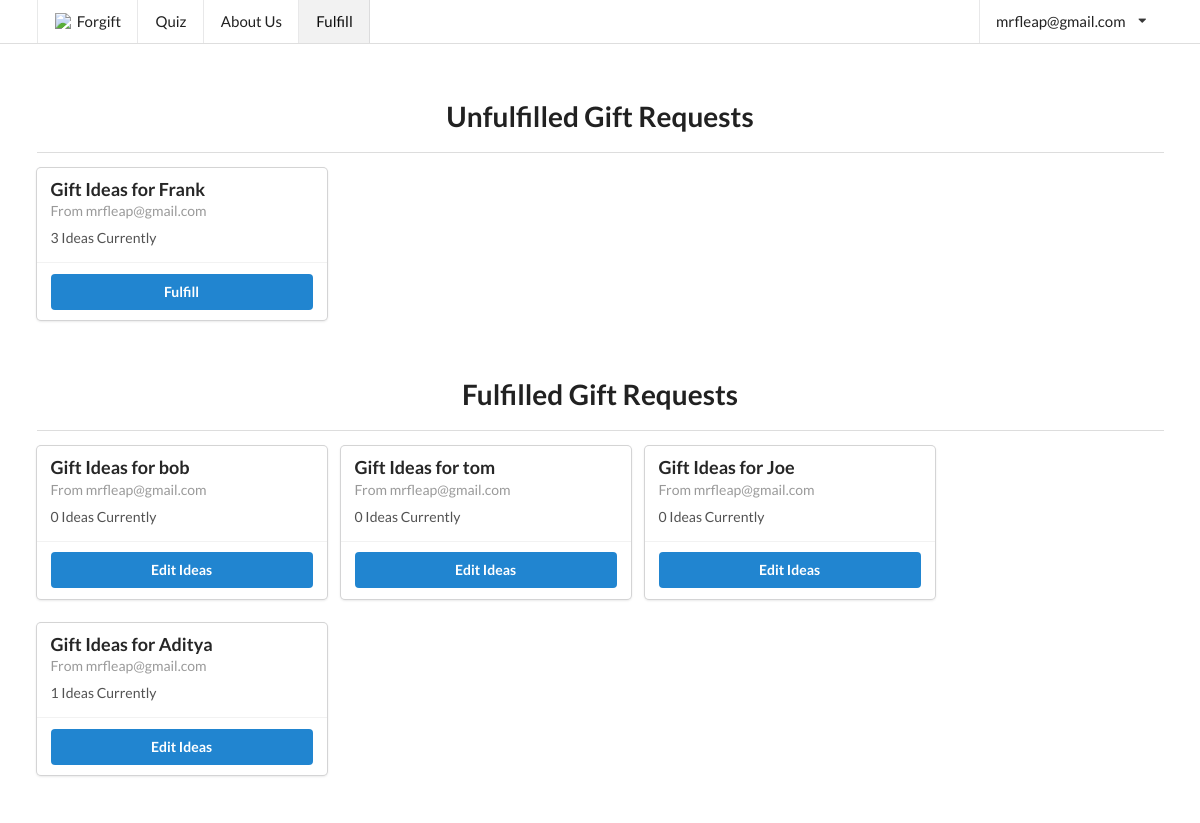
/fulfill/ (signed in), run on an earlier commit of the app's database.
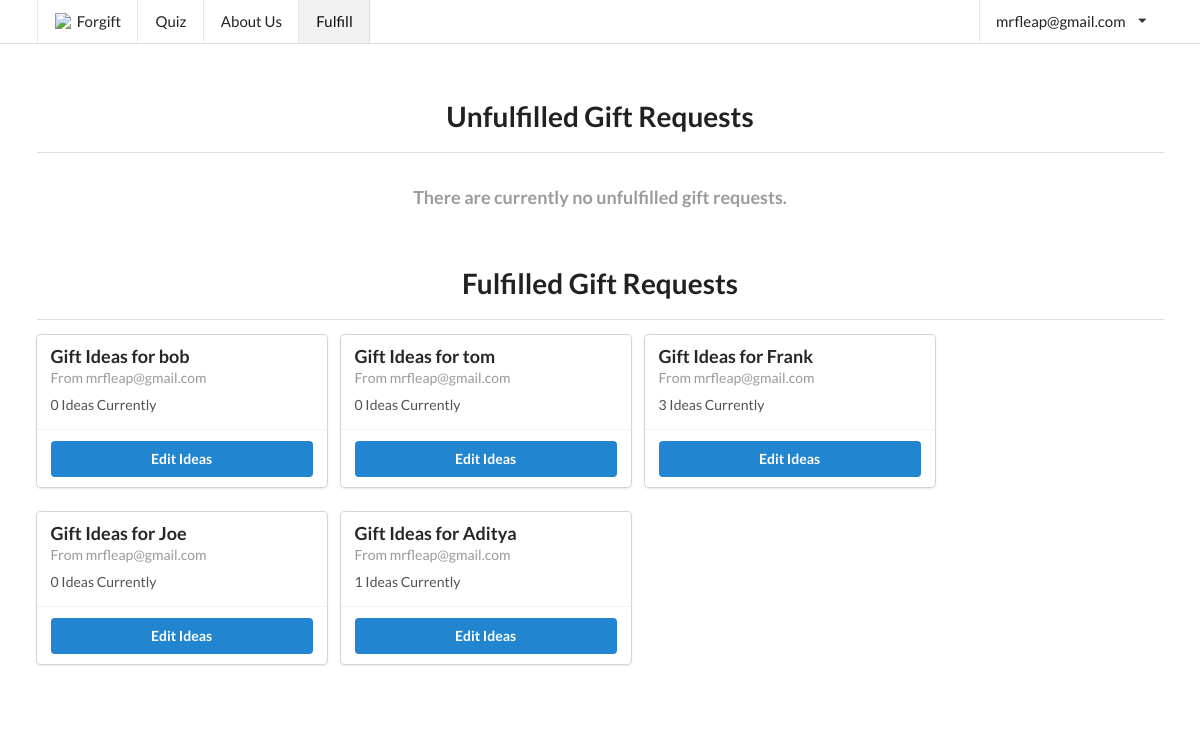
And on a later commit of the database.
### forgyftapp/models.py (models this page shows, shortened)
class OnCreate:
	def onCreate(self):
		pass

class GifteeProfile(models.Model, OnCreate):
	name = models.TextField(max_length=150)
	gender = models.CharField(max_length=80, choices=gender.GENDER_CHOICES)
	age = models.IntegerField()
	relationship = models.TextField(max_length=6000)
	price_upper = models.IntegerField()
	interests = models.TextField(max_length=6000)
	existing_related_items = models.TextField(max_length=6000)
	extra_info = models.TextField(max_length=6000)
	published = models.BooleanField(default=False)
	emailed_about_publish = models.BooleanField(default=False)
	user = models.ForeignKey(User, on_delete=models.CASCADE)

class Slug(OnCreate, models.Model):
	_slug = models.SlugField(max_length=7, blank=True)
	class Meta:
		abstract = True

class User(AbstractUser, Slug):
	email_confirmed = models.BooleanField(default=False)

class GiftIdea(models.Model):
	idea = models.TextField()
	link = models.URLField(max_length=600)
	explanation = models.TextField()
	published = models.BooleanField(default=False)
	giftee_profile = models.ForeignKey(GifteeProfile, related_name="ideas", on_delete=models.PROTECT)

### forgyftapp/views/basic_views.py (the view)
# urls.py: url(r'^fulfill/?$', basic_views.fulfill, name='fulfill'),
@staff_member_required
def fulfill(request, profile=None):
	if profile:
		giftee_profile = get_object_or_404(GifteeProfile, pk=profile)
		if request.method == "POST":
			gift_ideas = GiftIdeaFormSet(request.POST, instance=giftee_profile)
			i = 0
			for form in gift_ideas:
				if len(form.changed_data) == 1 and form.changed_data[0] == "published":
					form.changed_data = []
				i += 1
			if gift_ideas.is_valid():
				gift_ideas.save()
				published = False
				for form in gift_ideas:
					if len(gift_ideas.forms[0].cleaned_data) > 0 and gift_ideas.forms[0].cleaned_data["published"]:
						published = True
				if published:
					giftee_profile.submit(request)
				else:
					giftee_profile.unsubmit()
				return redirect("forgyftapp:fulfill", profile=profile)
		else:
			gift_ideas = GiftIdeaFormSet(instance=giftee_profile)
		published = giftee_profile.published or (hasattr(gift_ideas.forms[0], "cleaned_data") and gift_ideas.forms[0].cleaned_data["published"])
		return render(request, "fulfill.html", {"giftee_profile": giftee_profile, "gift_ideas": gift_ideas,
		                                        "page": "fulfill", "published": published})
	else:
		giftee_profiles_unpublished = GifteeProfile.objects.filter(published=False)
		giftee_profile_published = GifteeProfile.objects.filter(published=True)
		return render(request, "fulfill.html", {"giftee_profiles_unpublished": giftee_profiles_unpublished,
		                                        "page": "fulfill", "giftee_profile_published": giftee_profile_published})

### forgyftapp/templates/fulfill.html (shortened to what the changed rows need)
{% extends "base/base.html" %}
{% block content %}
	<div class="ui main container" style="padding-bottom: 48px">
		{% if gift_ideas %}
			<h1 style="text-align: center; padding-bottom: 4px">Enter Gift Ideas
				for {{ giftee_profile.name }} by {{ giftee_profile.user.first_name }}'s request</h1>
			<div>
				<form action="" method="post" id="ideaForm">{% csrf_token %}
					{{ form.as_p }}
					<table class="ui table" style="margin-top: 0">
						{{ gift_ideas.management_form }}
						{% for form in gift_ideas.forms %}
							{% if forloop.first %}
								<thead>
								<tr>
									{% for field in form.visible_fields %}
										<th>{{ field.label|capfirst }}</th>
									{% endfor %}
								</tr>
								</thead>
							{% endif %}
							<tbody>
							<tr class="{% cycle row1 row2 %} formset_row">
								{% for field in form.visible_fields %}
									<td>
										{% if forloop.first %}
											{% if form.instance.pk %}{{ form.DELETE }}{% endif %}
											{% for hidden in form.hidden_fields %}
												{{ hidden }}
											{% endfor %}
										{% endif %}
										{% if field.errors %}
											<div class="ui list">
												{% for error in field.errors %}
													<div class="item">
														<div class="ui negative message">
															<p>
																{{ error }}
															</p>
														</div>
													</div>
												{% endfor %}
											</div>
										{% endif %}
										{% if "textarea" in field.field.widget.template_name %}
											<div class="field">
												{% if field.help_text %}
													<label style="font-weight: 100; font-size: 13px; display: inline">
														-
														{% autoescape off %}
															{{ field.help_text }}
														{% endautoescape %}
													</label>
												{% endif %}
												<textarea rows="1" name="{{ field.html_name }}"
												          id="{{ field.id_for_label }}"
												          style="width: 100%">{% if field.value %}{{ field.value }}{% endif %}</textarea>
											</div>
										{% elif field.field.widget.input_type == "checkbox" and field.label != "Delete" %}
											<div class="inline field">
												<div class="ui toggle checkbox">
													<input {% if field.value == True %}checked{% endif %}
													       type="checkbox" tabindex="0" class="hidden toggle"
													       style="display: inline"
													       name="{{ field.html_name }}"
													       id="{{ field.id_for_label }}">
													{% if field.help_text %}
														<p style="font-weight: 100; display: inline"> -
															{% autoescape off %}
																{{ field.help_text }}{% endautoescape %}</p>
													{% endif %}
												</div>
											</div>
										{% else %}
											{% if field.label != "Delete" %}
												<div class="field">
													{% if field.help_text %}
														<label style="font-weight: 100; font-size: 13px; display: inline">
															{% autoescape off %}
																- {{ field.help_text }}
															{% endautoescape %}
														</label>
													{% endif %}
													<div class="ui input" style="width: 100%">{{ field }}</div>
												</div>
											{% endif %}
										{% endif %}
									</td>
								{% endfor %}
							</tr>
							</tbody>
						{% endfor %}
					</table>
					<div class="ui one column stackable center aligned page grid">
						<div class="column sixteen wide">
							<div class="ui fluid buttons">
								<input class="ui positive button" type="submit" value="Save"/>
								<div class="or"></div>
								<a class="ui negative button" href="{% url 'forgyftapp:fulfill' %}">Back</a>
							</div>
						</div>
					</div>
				</form>
			</div>
			<div style="padding-top: 16px">
				<div class="ui container segment" style="width: 100%">
					<h3 class="ui header">{{ giftee_profile.name }}'s Profile</h3>
					<div class="ui dividing sub header">Gender</div>
					<p>{{ giftee_profile.gender_string }}</p>
					<div class="ui dividing sub header">Age</div>
					<p>{{ giftee_profile.age }}</p>
					<div class="ui dividing sub header">Relationship</div>
					<p>{{ giftee_profile.relationship }}</p>
					<div class="ui dividing sub header">Maximum Price</div>
					<p>{{ giftee_profile.price_upper }}</p>
					<div class="ui dividing sub header">Interests</div>
					<p>{{ giftee_profile.interests }}</p>
					{% if giftee_profile.existing_related_items %}
						<div class="ui dividing sub header">Items They Already Have</div>
						<p>{{ giftee_profile.existing_related_items }}</p>
					{% endif %}
					{% if giftee_profile.extra_info %}
						<div class="ui dividing sub header">Extra Info</div>
						<p>{{ giftee_profile.extra_info }}</p>
					{% endif %}
				</div>
			</div>
		{% else %}
			<h1 style="text-align: center; padding-bottom: 4px">Unfulfilled Gift Requests</h1>
			<div style="margin-left:auto;margin-right:auto;">
				<div {% if giftee_profiles_unpublished %}class="ui cards"{% endif %}>
					{% for giftee_profile in giftee_profiles_unpublished %}
						<div class="u card">
							<div class="content">
								<div class="header">
									Gift Ideas for {{ giftee_profile.name }}
								</div>
								<div class="meta">
									From {{ giftee_profile.user.email }}
								</div>
								<div class="description">
									{{ giftee_profile.ideas.get_queryset|length }} Ideas Currently
								</div>
							</div>
							<div class="extra content">
								<div class="ui two buttons">
									<a class="ui primary button"
									   href="{% url "forgyftapp:fulfill" profile=giftee_profile.pk %}">Fulfill</a>
								</div>
							</div>
						</div>
					{% empty %}
						<div class="ui disabled header" style="text-align: center; width: 100%; margin-top: 32px;">There
							are currently no unfulfilled gift requests.
						</div>
					{% endfor %}
				</div>
			</div>
			<h1 style="text-align: center; padding-bottom: 4px; padding-top: 32px">Fulfilled Gift Requests</h1>
			<div style="margin-left:auto;margin-right:auto;">
				<div class="ui cards">
					{% for giftee_profile in giftee_profile_published %}
						<div class="ui card">
							<div class="content">
								<div class="header">
									Gift Ideas for {{ giftee_profile.name }}
								</div>
								<div class="meta">
									From {{ giftee_profile.user.email }}
								</div>
								<div class="description">
									{{ giftee_profile.ideas.get_queryset|length }} Ideas Currently
								</div>
							</div>
							<div class="extra content">
								<div class="ui two buttons">
									<a class="ui primary button"
									   href="{% url "forgyftapp:fulfill" profile=giftee_profile.pk %}">Edit Ideas</a>
								</div>
							</div>
						</div>
					{% empty %}
						<div class="ui disabled header" style="text-align: center; width: 100%; margin-top: 32px;">There
							are currently no fulfilled gift requests.
						</div>
					{% endfor %}
				</div>
			</div>
		{% endif %}
	</div>
	<script src="{% load static %}{% static "semantic/components/checkbox.min.js" %}"></script>
	<script src="{% load static %}{% static "jquery.formset.js" %}"></script>
{% endblock %}

What changed in the data, as far as the page shows it:
changed GifteeProfile "Frank": moves from the list under "Unfulfilled Gift Requests" to the list under "Fulfilled Gift Requests"
Also different on the page:
text now shown: "There are currently no unfulfilled gift requests."
